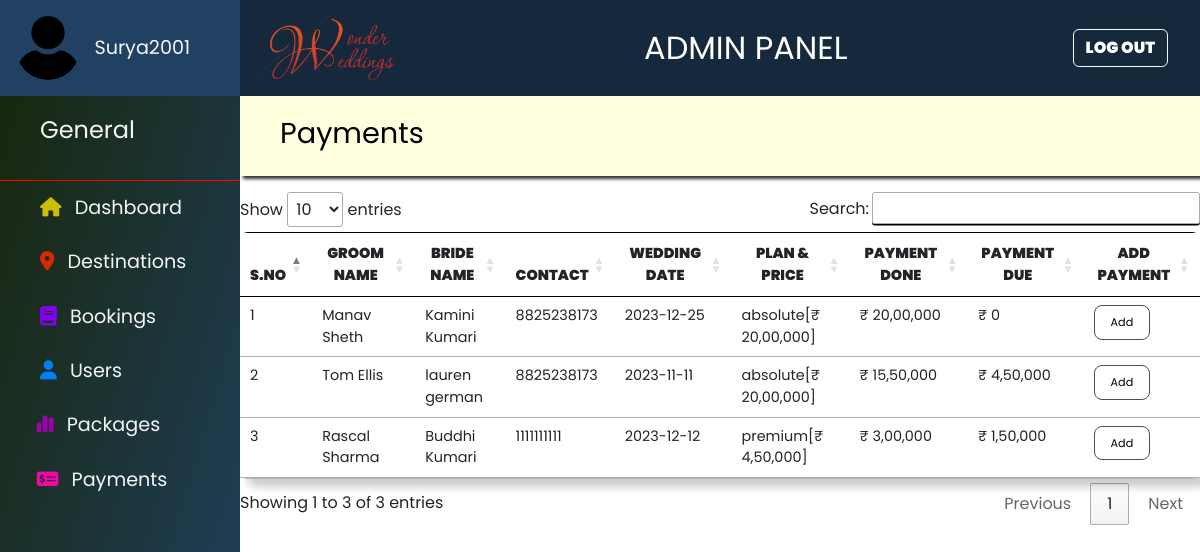
The page /admin/payments.php (signed in) on the database as committed earlier.
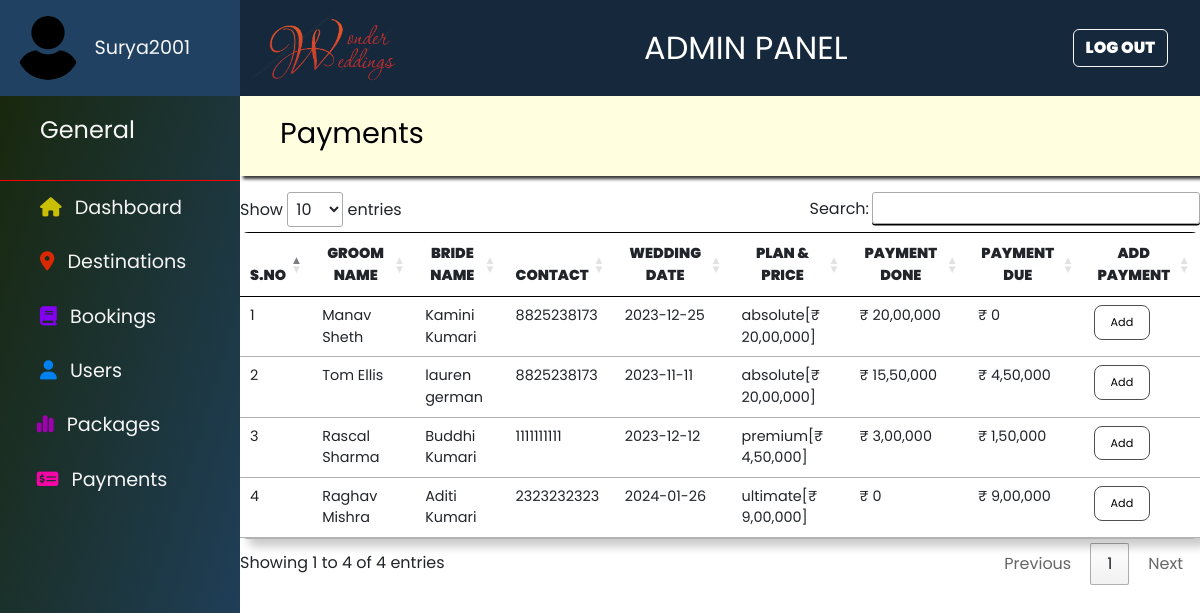
The same page on the database as committed later.
### tables this page shows
CREATE TABLE `booking` (
  `id` int(11) NOT NULL,
  `user_id` int(11) NOT NULL,
  `groom_name` varchar(50) NOT NULL,
  `bride_name` varchar(50) NOT NULL,
  `groom_parent` varchar(50) NOT NULL,
  `bride_parent` varchar(50) NOT NULL,
  `contact` varchar(10) NOT NULL,
  `email` varchar(100) NOT NULL,
  `hall_sno` smallint(6) NOT NULL,
  `wedding_date` date NOT NULL,
  `date_of_booking` datetime NOT NULL DEFAULT current_timestamp(),
  `package` varchar(20) NOT NULL,
  `payment_done` varchar(10) NOT NULL,
  `payment_due` varchar(10) NOT NULL
);

CREATE TABLE `pricing` (
  `id` tinyint(4) NOT NULL,
  `plan` varchar(30) NOT NULL,
  `price` varchar(20) NOT NULL
);

### admin/payments.php (the view, shortened to what this page needs)
<?php
include ("../include/db_connect.php");
?>
<!DOCTYPE html>
<html lang="en">
<head>
    <?php include("include/head_links.php"); ?>
    <link rel="stylesheet" href="//cdn.datatables.net/1.13.6/css/jquery.dataTables.min.css" />
</head>
<body>
    <div class="cont">
        <?php include("include/dash_design.php"); ?>
        <section class="admin-section">
            <?php include("include/header.php"); ?>
            <div class="title">
                <p>payments</p>
            </div>
            <div class="payment-body">
                <table class="table" id="myTable">
                    <thead>
                        <tr>
                            <th>S.no</th>
                            <th>groom name</th>
                            <th>bride name</th>
                            <th>contact</th>
                            <th>wedding date</th>
                            <th>plan & price</th>
                            <th>payment done</th>
                            <th>payment due</th>
                            <th>add payment</th>
                        </tr>
                    </thead>
                    <tbody>
                        <?php
                        $sql = "select * from booking";
                        $result = mysqli_query($conn,$sql);
                        for($i = 1;$row = mysqli_fetch_assoc($result); $i++){
                            $package = mysqli_real_escape_string($conn, $row['package']);
                            $sql = "select * from pricing where plan='$package'";
                            $res = mysqli_query($conn,$sql);
                            $data = mysqli_fetch_assoc($res);
                            $price = preg_replace("/(\d+?)(?=(\d\d)+(\d)(?!\d))(\.\d+)?/i", "$1,", $data['price']);
                            $payment_done = preg_replace("/(\d+?)(?=(\d\d)+(\d)(?!\d))(\.\d+)?/i", "$1,", $row['payment_done']);
                            $payment_due = preg_replace("/(\d+?)(?=(\d\d)+(\d)(?!\d))(\.\d+)?/i", "$1,", $row['payment_due']);
                            echo '<tr>
                            <td>' . $i . '</td>
                            <td>' . $row["groom_name"] . '</td>
                            <td>' . $row["bride_name"] . '</td>
                            <td>' . $row["contact"] . '</td>
                            <td>' . $row["wedding_date"] . '</td>
                            <td>' . $row["package"] . '[₹ ' . $price . ']</td>
                            <td>₹ ' . $payment_done . '</td>
                            <td>₹ ' . $payment_due . '</td>
                            <td><button id="' . $row['id'] . '" class="button add-payment" style="color:black">add</button></td>
                        </tr>';
                        }
                    ?>
                    </tbody>
                </table>
            </div>
        </section>
    </div>
</body>
</html>

Rows that differ between the two databases and show on the page:
added booking: groom_name "Raghav Mishra", bride_name "Aditi Kumari", contact "2323232323", wedding_date "2024-01-26", package "ultimate", pricing.price "9,00,000", payment_done "0", payment_due "9,00,000"
Other text that changed with them:
text written by a page script: "Show entries Search: Showing 1 to 3 of 3 entries Previous 1 Next" → "Show entries Search: Showing 1 to 4 of 4 entries Previous 1 Next"
